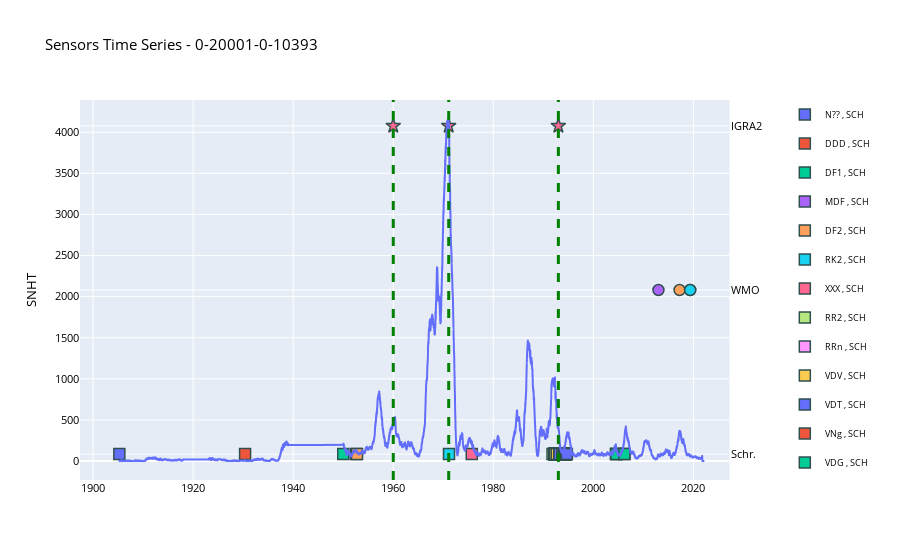
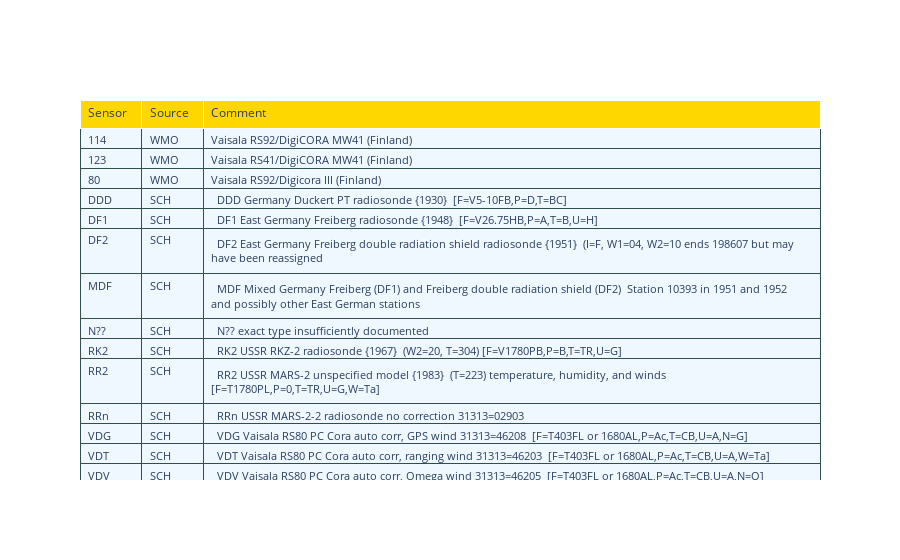

The notebook cell these images were saved under, in order:
### Markdown cell above
## Preliminary: check metadata and SNHT 

- SNHT data obtained by the usual configuration in pyRAOBOCORE

- METADATA extracted by test_sensor_notebook.ipynb

### Code cell
station = '0-20001-0-10393'


data_clean_all, all_sensor_station, data_all_wmo = get_data(merged, station, force_create=False)

# add a column where dates are expressed as fraction of years like in the SNHT file
data_clean_all['time_year_fraction'] = (pd.to_datetime(data_clean_all.date_time.values) - pd.to_datetime('1900-01-01') ).days /(365.25) + 1900 
meta_df = data_clean_all

# Initialize Plot Class
save_fig = False
plot = Plot(station.split('_')[-1], save=save_fig)
# making the plots
series = plot.time_series( data_clean_all, label='')
table = plot.sensor_table( all_sensor_station)
wmo_bar = plot.wmo_bar_plot(data_all_wmo)


series.show()

table.show()

### Figure 1 — Plotly figure (JSON) as saved in the notebook; plotly's stock layout.template omitted (floating-point values rounded to 4 significant figures; data arrays with more than 128 entries replaced by an {"elided": "..."} marker saying what was removed)
{"data": [{"hovertemplate": "time=%{x}<br>snht=%{y}<extra></extra>", "legendgroup": "", "line": {"dash": "solid"}, "mode": "lines", "name": "", "showlegend": false, "type": "scattergl", "x": {"elided": "35701 str values"}, "xaxis": "x", "y": {"elided": "35701 float values"}, "yaxis": "y"}, {"customdata": [["  N?? exact type insufficiently documented"]], "hovertemplate": "<b>%{hovertext}</b><br><br>sensor_id=N?? <br>source=SCH<br>date_time=%{x}<br>value=%{y}<br>comment=%{customdata[0]}<extra></extra>", "hovertext": ["N?? "], "legendgroup": "N?? , SCH", "line": {"color": "#636efa"}, "marker": {"color": "#636efa", "line": {"color": "DarkSlateGrey", "width": 1.5}, "size": 11, "symbol": "square"}, "mode": "markers", "name": "N?? , SCH", "orientation": "v", "showlegend": true, "type": "scatter", "x": ["1905-04-04 06:00:00"], "xaxis": "x", "y": [1], "yaxis": "y2"}, {"customdata": [["  DDD Germany Duckert PT radiosonde {1930}^ <F=V5-10FB,P=D,T=BC>"]], "hovertemplate": "<b>%{hovertext}</b><br><br>sensor_id=DDD <br>source=SCH<br>date_time=%{x}<br>value=%{y}<br>comment=%{customdata[0]}<extra></extra>", "hovertext": ["DDD "], "legendgroup": "DDD , SCH", "line": {"color": "#EF553B"}, "marker": {"color": "#EF553B", "line": {"color": "DarkSlateGrey", "width": 1.5}, "size": 11, "symbol": "square"}, "mode": "markers", "name": "DDD , SCH", "orientation": "v", "showlegend": true, "type": "scatter", "x": ["1930-05-21 13:00:00"], "xaxis": "x", "y": [1], "yaxis": "y2"}, {"customdata": [["  DF1 East Germany Freiberg radiosonde {1948}^ <F=V26.75HB,P=A,T=B,U=H>"]], "hovertemplate": "<b>%{hovertext}</b><br><br>sensor_id=DF1 <br>source=SCH<br>date_time=%{x}<br>value=%{y}<br>comment=%{customdata[0]}<extra></extra>", "hovertext": ["DF1 "], "legendgroup": "DF1 , SCH", "line": {"color": "#00cc96"}, "marker": {"color": "#00cc96", "line": {"color": "DarkSlateGrey", "width": 1.5}, "size": 11, "symbol": "square"}, "mode": "markers", "name": "DF1 , SCH", "orientation": "v", "showlegend": true, "type": "scatter", "x": ["1950-01-01 03:00:00"], "xaxis": "x", "y": [1], "yaxis": "y2"}, {"customdata": [["  MDF Mixed Germany Freiberg (DF1) and Freiberg double radiation shield (DF2)^ Station 10393 in 1951 and 1952 and possibly other East German stations"]], "hovertemplate": "<b>%{hovertext}</b><br><br>sensor_id=MDF <br>source=SCH<br>date_time=%{x}<br>value=%{y}<br>comment=%{customdata[0]}<extra></extra>", "hovertext": ["MDF "], "legendgroup": "MDF , SCH", "line": {"color": "#ab63fa"}, "marker": {"color": "#ab63fa", "line": {"color": "DarkSlateGrey", "width": 1.5}, "size": 11, "symbol": "square"}, "mode": "markers", "name": "MDF , SCH", "orientation": "v", "showlegend": true, "type": "scatter", "x": ["1952-07-09 15:00:00"], "xaxis": "x", "y": [1], "yaxis": "y2"}, {"customdata": [["  DF2 East Germany Freiberg double radiation shield radiosonde {1951}^ (I=F, W1=04, W2=10 ends 198607 but may have been reassigned"]], "hovertemplate": "<b>%{hovertext}</b><br><br>sensor_id=DF2 <br>source=SCH<br>date_time=%{x}<br>value=%{y}<br>comment=%{customdata[0]}<extra></extra>", "hovertext": ["DF2 "], "legendgroup": "DF2 , SCH", "line": {"color": "#FFA15A"}, "marker": {"color": "#FFA15A", "line": {"color": "DarkSlateGrey", "width": 1.5}, "size": 11, "symbol": "square"}, "mode": "markers", "name": "DF2 , SCH", "orientation": "v", "showlegend": true, "type": "scatter", "x": ["1952-10-05 03:00:00"], "xaxis": "x", "y": [1], "yaxis": "y2"}, {"customdata": [["  RK2 USSR RKZ-2 radiosonde {1967}^ (W2=20, T=304) <F=V1780PB,P=B,T=TR,U=G>"]], "hovertemplate": "<b>%{hovertext}</b><br><br>sensor_id=RK2 <br>source=SCH<br>date_time=%{x}<br>value=%{y}<br>comment=%{customdata[0]}<extra></extra>", "hovertext": ["RK2 "], "legendgroup": "RK2 , SCH", "line": {"color": "#19d3f3"}, "marker": {"color": "#19d3f3", "line": {"color": "DarkSlateGrey", "width": 1.5}, "size": 11, "symbol": "square"}, "mode": "markers", "name": "RK2 , SCH", "orientation": "v", "showlegend": true, "type": "scatter", "x": ["1971-02-22 00:00:00"], "xaxis": "x", "y": [1], "yaxis": "y2"}, {"customdata": [["  XXX Reject all obs with this station ID in this period^ misidentified or erroneous observations which should be rejected"]], "hovertemplate": "<b>%{hovertext}</b><br><br>sensor_id=XXX <br>source=SCH<br>date_time=%{x}<br>value=%{y}<br>comment=%{customdata[0]}<extra></extra>", "hovertext": ["XXX "], "legendgroup": "XXX , SCH", "line": {"color": "#FF6692"}, "marker": {"color": "#FF6692", "line": {"color": "DarkSlateGrey", "width": 1.5}, "size": 11, "symbol": "square"}, "mode": "markers", "name": "XXX , SCH", "orientation": "v", "showlegend": true, "type": "scatter", "x": ["1975-09-12 00:00:00"], "xaxis": "x", "y": [1], "yaxis": "y2"}, {"customdata": [["  RR2 USSR MARS-2 unspecified model {1983}^ (T=223) temperature, humidity, and winds <F=T1780PL,P=0,T=TR,U=G,W=Ta>"], ["  RR2 USSR MARS-2 unspecified model {1983}^ (T=223) temperature, humidity, and winds <F=T1780PL,P=0,T=TR,U=G,W=Ta>"], ["  RR2 USSR MARS-2 unspecified model {1983}^ (T=223) temperature, humidity, and winds <F=T1780PL,P=0,T=TR,U=G,W=Ta>"], ["  RR2 USSR MARS-2 unspecified model {1983}^ (T=223) temperature, humidity, and winds <F=T1780PL,P=0,T=TR,U=G,W=Ta>"], ["  RR2 USSR MARS-2 unspecified model {1983}^ (T=223) temperature, humidity, and winds <F=T1780PL,P=0,T=TR,U=G,W=Ta>"], ["  RR2 USSR MARS-2 unspecified model {1983}^ (T=223) temperature, humidity, and winds <F=T1780PL,P=0,T=TR,U=G,W=Ta>"], ["  RR2 USSR MARS-2 unspecified model {1983}^ (T=223) temperature, humidity, and winds <F=T1780PL,P=0,T=TR,U=G,W=Ta>"], ["  RR2 USSR MARS-2 unspecified model {1983}^ (T=223) temperature, humidity, and winds <F=T1780PL,P=0,T=TR,U=G,W=Ta>"], ["  RR2 USSR MARS-2 unspecified model {1983}^ (T=223) temperature, humidity, and winds <F=T1780PL,P=0,T=TR,U=G,W=Ta>"]], "hovertemplate": "<b>%{hovertext}</b><br><br>sensor_id=RR2 <br>source=SCH<br>date_time=%{x}<br>value=%{y}<br>comment=%{customdata[0]}<extra></extra>", "hovertext": ["RR2 ", "RR2 ", "RR2 ", "RR2 ", "RR2 ", "RR2 ", "RR2 ", "RR2 ", "RR2 "], "legendgroup": "RR2 , SCH", "line": {"color": "#B6E880"}, "marker": {"color": "#B6E880", "line": {"color": "DarkSlateGrey", "width": 1.5}, "size": 11, "symbol": "square"}, "mode": "markers", "name": "RR2 , SCH", "orientation": "v", "showlegend": true, "type": "scatter", "x": ["1991-10-31 23:00:00", "1992-03-25 23:00:00", "1992-03-26 23:00:00", "1992-03-27 23:00:00", "1992-03-28 23:00:00", "1992-03-30 05:00:00", "1992-03-31 05:00:00", "1992-05-06 10:00:00", "1992-09-04 05:00:00"], "xaxis": "x", "y": [1, 1, 1, 1, 1, 1, 1, 1, 1], "yaxis": "y2"}, {"customdata": [["  RRn USSR MARS-2-2 radiosonde no correction 31313=02903^"], ["  RRn USSR MARS-2-2 radiosonde no correction 31313=02903^"], ["  RRn USSR MARS-2-2 radiosonde no correction 31313=02903^"], ["  RRn USSR MARS-2-2 radiosonde no correction 31313=02903^"], ["  RRn USSR MARS-2-2 radiosonde no correction 31313=02903^"]], "hovertemplate": "<b>%{hovertext}</b><br><br>sensor_id=RRn <br>source=SCH<br>date_time=%{x}<br>value=%{y}<br>comment=%{customdata[0]}<extra></extra>", "hovertext": ["RRn ", "RRn ", "RRn ", "RRn ", "RRn "], "legendgroup": "RRn , SCH", "line": {"color": "#FF97FF"}, "marker": {"color": "#FF97FF", "line": {"color": "DarkSlateGrey", "width": 1.5}, "size": 11, "symbol": "square"}, "mode": "markers", "name": "RRn , SCH", "orientation": "v", "showlegend": true, "type": "scatter", "x": ["1992-03-25 11:00:00", "1992-03-26 11:00:00", "1992-03-27 11:00:00", "1992-03-28 11:00:00", "1992-03-29 11:00:00"], "xaxis": "x", "y": [1, 1, 1, 1, 1], "yaxis": "y2"}, {"customdata": [["  VDV Vaisala RS80 PC Cora auto corr, Omega wind 31313=46205^ <F=T403FL or 1680AL,P=Ac,T=CB,U=A,N=O>"], ["  VDV Vaisala RS80 PC Cora auto corr, Omega wind 31313=46205^ <F=T403FL or 1680AL,P=Ac,T=CB,U=A,N=O>"], ["  VDV Vaisala RS80 PC Cora auto corr, Omega wind 31313=46205^ <F=T403FL or 1680AL,P=Ac,T=CB,U=A,N=O>"], ["  VDV Vaisala RS80 PC Cora auto corr, Omega wind 31313=46205^ <F=T403FL or 1680AL,P=Ac,T=CB,U=A,N=O>"], ["  VDV Vaisala RS80 PC Cora auto corr, Omega wind 31313=46205^ <F=T403FL or 1680AL,P=Ac,T=CB,U=A,N=O>"], ["  VDV Vaisala RS80 PC Cora auto corr, Omega wind 31313=46205^ <F=T403FL or 1680AL,P=Ac,T=CB,U=A,N=O>"], ["  VDV Vaisala RS80 PC Cora auto corr, Omega wind 31313=46205^ <F=T403FL or 1680AL,P=Ac,T=CB,U=A,N=O>"], ["  VDV Vaisala RS80 PC Cora auto corr, Omega wind 31313=46205^ <F=T403FL or 1680AL,P=Ac,T=CB,U=A,N=O>"], ["  VDV Vaisala RS80 PC Cora auto corr, Omega wind 31313=46205^ <F=T403FL or 1680AL,P=Ac,T=CB,U=A,N=O>"], ["  VDV Vaisala RS80 PC Cora auto corr, Omega wind 31313=46205^ <F=T403FL or 1680AL,P=Ac,T=CB,U=A,N=O>"], ["  VDV Vaisala RS80 PC Cora auto corr, Omega wind 31313=46205^ <F=T403FL or 1680AL,P=Ac,T=CB,U=A,N=O>"], ["  VDV Vaisala RS80 PC Cora auto corr, Omega wind 31313=46205^ <F=T403FL or 1680AL,P=Ac,T=CB,U=A,N=O>"], ["  VDV Vaisala RS80 PC Cora auto corr, Omega wind 31313=46205^ <F=T403FL or 1680AL,P=Ac,T=CB,U=A,N=O>"], ["  VDV Vaisala RS80 PC Cora auto corr, Omega wind 31313=46205^ <F=T403FL or 1680AL,P=Ac,T=CB,U=A,N=O>"], ["  VDV Vaisala RS80 PC Cora auto corr, Omega wind 31313=46205^ <F=T403FL or 1680AL,P=Ac,T=CB,U=A,N=O>"], ["  VDV Vaisala RS80 PC Cora auto corr, Omega wind 31313=46205^ <F=T403FL or 1680AL,P=Ac,T=CB,U=A,N=O>"], ["  VDV Vaisala RS80 PC Cora auto corr, Omega wind 31313=46205^ <F=T403FL or 1680AL,P=Ac,T=CB,U=A,N=O>"], ["  VDV Vaisala RS80 PC Cora auto corr, Omega wind 31313=46205^ <F=T403FL or 1680AL,P=Ac,T=CB,U=A,N=O>"], ["  VDV Vaisala RS80 PC Cora auto corr, Omega wind 31313=46205^ <F=T403FL or 1680AL,P=Ac,T=CB,U=A,N=O>"], ["  VDV Vaisala RS80 PC Cora auto corr, Omega wind 31313=46205^ <F=T403FL or 1680AL,P=Ac,T=CB,U=A,N=O>"], ["  VDV Vaisala RS80 PC Cora auto corr, Omega wind 31313=46205^ <F=T403FL or 1680AL,P=Ac,T=CB,U=A,N=O>"], ["  VDV Vaisala RS80 PC Cora auto corr, Omega wind 31313=46205^ <F=T403FL or 1680AL,P=Ac,T=CB,U=A,N=O>"], ["  VDV Vaisala RS80 PC Cora auto corr, Omega wind 31313=46205^ <F=T403FL or 1680AL,P=Ac,T=CB,U=A,N=O>"]], "hovertemplate": "<b>%{hovertext}</b><br><br>sensor_id=VDV <br>source=SCH<br>date_time=%{x}<br>value=%{y}<br>comment=%{customdata[0]}<extra></extra>", "hovertext": ["VDV ", "VDV ", "VDV ", "VDV ", "VDV ", "VDV ", "VDV ", "VDV ", "VDV ", "VDV ", "VDV ", "VDV ", "VDV ", "VDV ", "VDV ", "VDV ", "VDV ", "VDV ", "VDV ", "VDV ", "VDV ", "VDV ", "VDV "], "legendgroup": "VDV , SCH", "line": {"color": "#FECB52"}, "marker": {"color": "#FECB52", "line": {"color": "DarkSlateGrey", "width": 1.5}, "size": 11, "symbol": "square"}, "mode": "markers", "name": "VDV , SCH", "orientation": "v", "showlegend": true, "type": "scatter", "x": ["1992-03-29 23:00:00", "1992-03-30 11:00:00", "1992-03-31 11:00:00", "1992-05-06 17:00:00", "1992-09-04 11:00:00", "1993-03-11 05:00:00", "1993-03-15 17:00:00", "1993-03-23 11:00:00", "1993-09-21 18:00:00", "1993-10-17 23:00:00", "1994-02-14 12:00:00", "1994-03-17 05:00:00", "1994-03-19 18:00:00", "1994-05-09 11:00:00", "1994-05-09 23:00:00", "1994-05-10 11:00:00", "1994-05-11 05:00:00", "1994-05-24 11:00:00", "1994-06-08 05:00:00", "1994-06-08 17:00:00", "1994-06-09 23:00:00", "1994-06-21 05:00:00", "1994-09-08 11:00:00"], "xaxis": "x", "y": [1, 1, 1, 1, 1, 1, 1, 1, 1, 1, 1, 1, 1, 1, 1, 1, 1, 1, 1, 1, 1, 1, 1], "yaxis": "y2"}, {"customdata": [["  VDT Vaisala RS80 PC Cora auto corr, ranging wind 31313=46203^ <F=T403FL or 1680AL,P=Ac,T=CB,U=A,W=Ta>"], ["  VDT Vaisala RS80 PC Cora auto corr, ranging wind 31313=46203^ <F=T403FL or 1680AL,P=Ac,T=CB,U=A,W=Ta>"], ["  VDT Vaisala RS80 PC Cora auto corr, ranging wind 31313=46203^ <F=T403FL or 1680AL,P=Ac,T=CB,U=A,W=Ta>"], ["  VDT Vaisala RS80 PC Cora auto corr, ranging wind 31313=46203^ <F=T403FL or 1680AL,P=Ac,T=CB,U=A,W=Ta>"], ["  VDT Vaisala RS80 PC Cora auto corr, ranging wind 31313=46203^ <F=T403FL or 1680AL,P=Ac,T=CB,U=A,W=Ta>"], ["  VDT Vaisala RS80 PC Cora auto corr, ranging wind 31313=46203^ <F=T403FL or 1680AL,P=Ac,T=CB,U=A,W=Ta>"], ["  VDT Vaisala RS80 PC Cora auto corr, ranging wind 31313=46203^ <F=T403FL or 1680AL,P=Ac,T=CB,U=A,W=Ta>"], ["  VDT Vaisala RS80 PC Cora auto corr, ranging wind 31313=46203^ <F=T403FL or 1680AL,P=Ac,T=CB,U=A,W=Ta>"], ["  VDT Vaisala RS80 PC Cora auto corr, ranging wind 31313=46203^ <F=T403FL or 1680AL,P=Ac,T=CB,U=A,W=Ta>"], ["  VDT Vaisala RS80 PC Cora auto corr, ranging wind 31313=46203^ <F=T403FL or 1680AL,P=Ac,T=CB,U=A,W=Ta>"], ["  VDT Vaisala RS80 PC Cora auto corr, ranging wind 31313=46203^ <F=T403FL or 1680AL,P=Ac,T=CB,U=A,W=Ta>"], ["  VDT Vaisala RS80 PC Cora auto corr, ranging wind 31313=46203^ <F=T403FL or 1680AL,P=Ac,T=CB,U=A,W=Ta>"], ["  VDT Vaisala RS80 PC Cora auto corr, ranging wind 31313=46203^ <F=T403FL or 1680AL,P=Ac,T=CB,U=A,W=Ta>"], ["  VDT Vaisala RS80 PC Cora auto corr, ranging wind 31313=46203^ <F=T403FL or 1680AL,P=Ac,T=CB,U=A,W=Ta>"], ["  VDT Vaisala RS80 PC Cora auto corr, ranging wind 31313=46203^ <F=T403FL or 1680AL,P=Ac,T=CB,U=A,W=Ta>"], ["  VDT Vaisala RS80 PC Cora auto corr, ranging wind 31313=46203^ <F=T403FL or 1680AL,P=Ac,T=CB,U=A,W=Ta>"], ["  VDT Vaisala RS80 PC Cora auto corr, ranging wind 31313=46203^ <F=T403FL or 1680AL,P=Ac,T=CB,U=A,W=Ta>"], ["  VDT Vaisala RS80 PC Cora auto corr, ranging wind 31313=46203^ <F=T403FL or 1680AL,P=Ac,T=CB,U=A,W=Ta>"], ["  VDT Vaisala RS80 PC Cora auto corr, ranging wind 31313=46203^ <F=T403FL or 1680AL,P=Ac,T=CB,U=A,W=Ta>"]], "hovertemplate": "<b>%{hovertext}</b><br><br>sensor_id=VDT <br>source=SCH<br>date_time=%{x}<br>value=%{y}<br>comment=%{customdata[0]}<extra></extra>", "hovertext": ["VDT ", "VDT ", "VDT ", "VDT ", "VDT ", "VDT ", "VDT ", "VDT ", "VDT ", "VDT ", "VDT ", "VDT ", "VDT ", "VDT ", "VDT ", "VDT ", "VDT ", "VDT ", "VDT "], "legendgroup": "VDT , SCH", "line": {"color": "#636efa"}, "marker": {"color": "#636efa", "line": {"color": "DarkSlateGrey", "width": 1.5}, "size": 11, "symbol": "square"}, "mode": "markers", "name": "VDT , SCH", "orientation": "v", "showlegend": true, "type": "scatter", "x": ["1993-02-28 23:00:00", "1993-03-11 11:00:00", "1993-03-16 05:00:00", "1993-03-23 17:00:00", "1993-10-17 11:00:00", "1993-10-20 17:00:00", "1994-02-14 23:00:00", "1994-03-17 17:00:00", "1994-03-23 11:00:00", "1994-05-09 18:00:00", "1994-05-10 05:00:00", "1994-05-10 17:00:00", "1994-05-11 11:00:00", "1994-06-06 11:00:00", "1994-06-08 11:00:00", "1994-06-09 18:00:00", "1994-06-14 17:00:00", "1994-06-21 11:00:00", "1994-09-09 17:00:00"], "xaxis": "x", "y": [1, 1, 1, 1, 1, 1, 1, 1, 1, 1, 1, 1, 1, 1, 1, 1, 1, 1, 1], "yaxis": "y2"}, {"customdata": [["  VNg Vaisala RS92 DigiCORA III auto corr, GPS wind 31313=48008^ <F=T400-406DL,P=Sc,T=Wc,U=2Ah,N=G>"], ["  VNg Vaisala RS92 DigiCORA III auto corr, GPS wind 31313=48008^ <F=T400-406DL,P=Sc,T=Wc,U=2Ah,N=G>"], ["  VNg Vaisala RS92 DigiCORA III auto corr, GPS wind 31313=48008^ <F=T400-406DL,P=Sc,T=Wc,U=2Ah,N=G>"]], "hovertemplate": "<b>%{hovertext}</b><br><br>sensor_id=VNg <br>source=SCH<br>date_time=%{x}<br>value=%{y}<br>comment=%{customdata[0]}<extra></extra>", "hovertext": ["VNg ", "VNg ", "VNg "], "legendgroup": "VNg , SCH", "line": {"color": "#EF553B"}, "marker": {"color": "#EF553B", "line": {"color": "DarkSlateGrey", "width": 1.5}, "size": 11, "symbol": "square"}, "mode": "markers", "name": "VNg , SCH", "orientation": "v", "showlegend": true, "type": "scatter", "x": ["2004-06-30 23:00:00", "2004-08-04 17:00:00", "2006-03-11 06:00:00"], "xaxis": "x", "y": [1, 1, 1], "yaxis": "y2"}, {"customdata": [["  VDG Vaisala RS80 PC Cora auto corr, GPS wind 31313=46208^ <F=T403FL or 1680AL,P=Ac,T=CB,U=A,N=G>"], ["  VDG Vaisala RS80 PC Cora auto corr, GPS wind 31313=46208^ <F=T403FL or 1680AL,P=Ac,T=CB,U=A,N=G>"]], "hovertemplate": "<b>%{hovertext}</b><br><br>sensor_id=VDG <br>source=SCH<br>date_time=%{x}<br>value=%{y}<br>comment=%{customdata[0]}<extra></extra>", "hovertext": ["VDG ", "VDG "], "legendgroup": "VDG , SCH", "line": {"color": "#00cc96"}, "marker": {"color": "#00cc96", "line": {"color": "DarkSlateGrey", "width": 1.5}, "size": 11, "symbol": "square"}, "mode": "markers", "name": "VDG , SCH", "orientation": "v", "showlegend": true, "type": "scatter", "x": ["2004-08-04 11:00:00", "2006-03-10 23:00:00"], "xaxis": "x", "y": [1, 1], "yaxis": "y2"}, {"customdata": [["Vaisala RS92/Digicora III (Finland)               "]], "hovertemplate": "<b>%{hovertext}</b><br><br>sensor_id=80<br>source=WMO<br>date_time=%{x}<br>value=%{y}<br>comment=%{customdata[0]}<extra></extra>", "hovertext": ["80"], "legendgroup": "80, WMO", "line": {"color": "#ab63fa"}, "marker": {"color": "#ab63fa", "line": {"color": "DarkSlateGrey", "width": 1.5}, "size": 11, "symbol": "circle"}, "mode": "markers", "name": "80, WMO", "orientation": "v", "showlegend": true, "type": "scatter", "x": ["2013-01-01 05:00:00"], "xaxis": "x", "y": [2], "yaxis": "y2"}, {"customdata": [["Vaisala RS41/DigiCORA MW41 (Finland)                           "], ["Vaisala RS41/DigiCORA MW41 (Finland)                           "]], "hovertemplate": "<b>%{hovertext}</b><br><br>sensor_id=123<br>source=WMO<br>date_time=%{x}<br>value=%{y}<br>comment=%{customdata[0]}<extra></extra>", "hovertext": ["123", "123"], "legendgroup": "123, WMO", "line": {"color": "#FFA15A"}, "marker": {"color": "#FFA15A", "line": {"color": "DarkSlateGrey", "width": 1.5}, "size": 11, "symbol": "circle"}, "mode": "markers", "name": "123, WMO", "orientation": "v", "showlegend": true, "type": "scatter", "x": ["2017-03-21 16:50:04", "2019-05-08 04:50:55"], "xaxis": "x", "y": [2, 2], "yaxis": "y2"}, {"customdata": [["Vaisala RS92/DigiCORA MW41 (Finland)                           "]], "hovertemplate": "<b>%{hovertext}</b><br><br>sensor_id=114<br>source=WMO<br>date_time=%{x}<br>value=%{y}<br>comment=%{customdata[0]}<extra></extra>", "hovertext": ["114"], "legendgroup": "114, WMO", "line": {"color": "#19d3f3"}, "marker": {"color": "#19d3f3", "line": {"color": "DarkSlateGrey", "width": 1.5}, "size": 11, "symbol": "circle"}, "mode": "markers", "name": "114, WMO", "orientation": "v", "showlegend": true, "type": "scatter", "x": ["2019-05-07 23:00:36"], "xaxis": "x", "y": [2], "yaxis": "y2"}, {"customdata": [["USING SONDE MODEL , I1 , E GERMANY FREIBERG UNSPECIFIED "], ["CHANGE SONDE MODEL , E GERMANY FREIBERG UNSPECIFIED , to , USSR RKZ-2 1780 MHZ "], ["USING SONDE MODEL , I1 , VAISALA RS80 UNSPECIFIED "]], "hovertemplate": "<b>%{hovertext}</b><br><br>sensor_id=IGRA2<br>source=IGRA2<br>date_time=%{x}<br>value=%{y}<br>comment=%{customdata[0]}<extra></extra>", "hovertext": ["IGRA2", "IGRA2", "IGRA2"], "legendgroup": "IGRA2, IGRA2", "line": {"color": "#FF6692"}, "marker": {"color": "#FF6692", "line": {"color": "DarkSlateGrey", "width": 1.5}, "size": 11, "symbol": "star"}, "mode": "markers", "name": "IGRA2, IGRA2", "orientation": "v", "showlegend": true, "type": "scatter", "x": ["1960-01-01 00:00:00", "1971-02-01 00:00:00", "1993-01-01 00:00:00"], "xaxis": "x", "y": [3, 3, 3], "yaxis": "y2"}], "layout": {"autosize": true, "font": {"color": "black", "size": 11}, "hovermode": "x unified", "legend": {"font": {"color": "black", "size": 9}}, "shapes": [{"line": {"color": "green", "dash": "dash", "width": 3}, "type": "line", "x0": "1960-01-01 00:00:00", "x1": "1960-01-01 00:00:00", "xref": "x", "y0": 0, "y1": 1, "yref": "y domain"}, {"line": {"color": "green", "dash": "dash", "width": 3}, "type": "line", "x0": "1971-02-01 00:00:00", "x1": "1971-02-01 00:00:00", "xref": "x", "y0": 0, "y1": 1, "yref": "y domain"}, {"line": {"color": "green", "dash": "dash", "width": 3}, "type": "line", "x0": "1993-01-01 00:00:00", "x1": "1993-01-01 00:00:00", "xref": "x", "y0": 0, "y1": 1, "yref": "y domain"}], "title": {"text": "Sensors Time Series - 0-20001-0-10393 "}, "xaxis": {"anchor": "y", "autorange": true, "domain": [0, 0.94], "range": ["1898-03-20 07:16:34.5712", "2026-05-22 03:34:20.4288"], "title": {"text": ""}, "type": "date"}, "yaxis": {"anchor": "x", "autorange": true, "domain": [0, 1], "range": [-231.1, 4392.0], "tickfont": {"size": 11}, "title": {"text": "SNHT"}, "type": "linear"}, "yaxis2": {"anchor": "x", "autorange": true, "overlaying": "y", "range": [0.7858, 3.214], "side": "right", "ticktext": ["Schr.", "WMO", "IGRA2"], "tickvals": [1, 2, 3], "title": {"text": ""}, "type": "linear"}}}

### Figure 2 — Plotly figure (JSON) as saved in the notebook; plotly's stock layout.template omitted (floating-point values rounded to 4 significant figures)
{"data": [{"cells": {"align": "left", "fill": {"color": "aliceblue"}, "font": {"size": 11}, "height": 20, "line": {"color": "darkslategray"}, "values": [["114", "123", "80", "DDD ", "DF1 ", "DF2 ", "MDF ", "N?? ", "RK2 ", "RR2 ", "RRn ", "VDG ", "VDT ", "VDV ", "VNg ", "XXX ", "IGRA2", "IGRA2", "IGRA2"], ["WMO", "WMO", "WMO", "SCH", "SCH", "SCH", "SCH", "SCH", "SCH", "SCH", "SCH", "SCH", "SCH", "SCH", "SCH", "SCH", "IGRA2", "IGRA2", "IGRA2"], ["Vaisala RS92/DigiCORA MW41 (Finland)                           ", "Vaisala RS41/DigiCORA MW41 (Finland)                           ", "Vaisala RS92/Digicora III (Finland)               ", "  DDD Germany Duckert PT radiosonde {1930}  [F=V5-10FB,P=D,T=BC]", "  DF1 East Germany Freiberg radiosonde {1948}  [F=V26.75HB,P=A,T=B,U=H]", "  DF2 East Germany Freiberg double radiation shield radiosonde {1951}  (I=F, W1=04, W2=10 ends 198607 but may have been reassigned", "  MDF Mixed Germany Freiberg (DF1) and Freiberg double radiation shield (DF2)  Station 10393 in 1951 and 1952 and possibly other East German stations", "  N?? exact type insufficiently documented", "  RK2 USSR RKZ-2 radiosonde {1967}  (W2=20, T=304) [F=V1780PB,P=B,T=TR,U=G]", "  RR2 USSR MARS-2 unspecified model {1983}  (T=223) temperature, humidity, and winds [F=T1780PL,P=0,T=TR,U=G,W=Ta]", "  RRn USSR MARS-2-2 radiosonde no correction 31313=02903 ", "  VDG Vaisala RS80 PC Cora auto corr, GPS wind 31313=46208  [F=T403FL or 1680AL,P=Ac,T=CB,U=A,N=G]", "  VDT Vaisala RS80 PC Cora auto corr, ranging wind 31313=46203  [F=T403FL or 1680AL,P=Ac,T=CB,U=A,W=Ta]", "  VDV Vaisala RS80 PC Cora auto corr, Omega wind 31313=46205  [F=T403FL or 1680AL,P=Ac,T=CB,U=A,N=O]", "  VNg Vaisala RS92 DigiCORA III auto corr, GPS wind 31313=48008  [F=T400-406DL,P=Sc,T=Wc,U=2Ah,N=G]", "  XXX Reject all obs with this station ID in this period  misidentified or erroneous observations which should be rejected", "USING SONDE MODEL , I1 , E GERMANY FREIBERG UNSPECIFIED ", "CHANGE SONDE MODEL , E GERMANY FREIBERG UNSPECIFIED , to , USSR RKZ-2 1780 MHZ ", "USING SONDE MODEL , I1 , VAISALA RS80 UNSPECIFIED "]]}, "columnwidth": [1, 1, 10], "header": {"align": "left", "fill": {"color": "gold"}, "font": {"size": 12}, "values": ["Sensor", "Source", "Comment"]}, "type": "table"}], "layout": {"autosize": true}}
